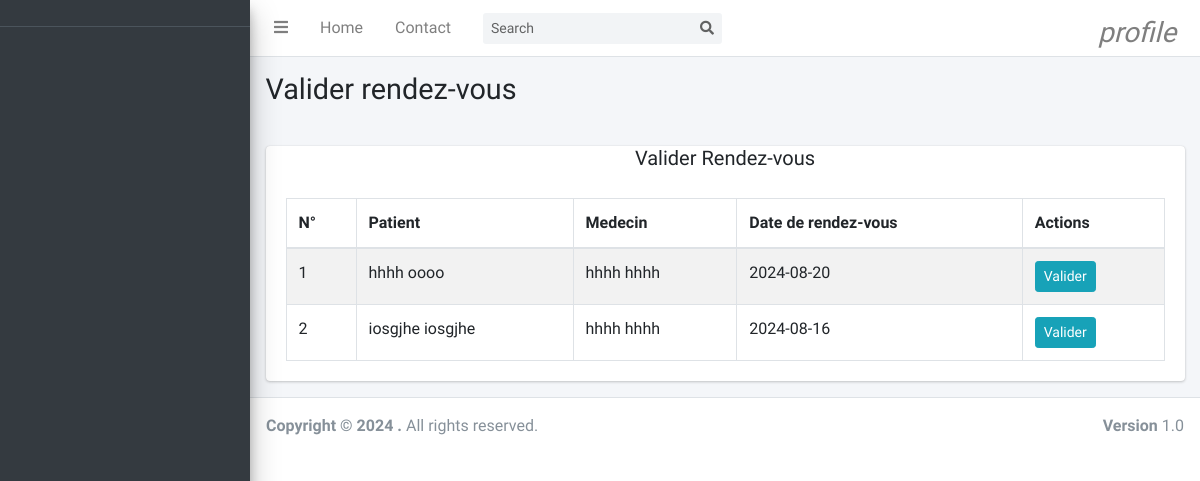
The page /views/afficher-rendez.php on the database as committed earlier.
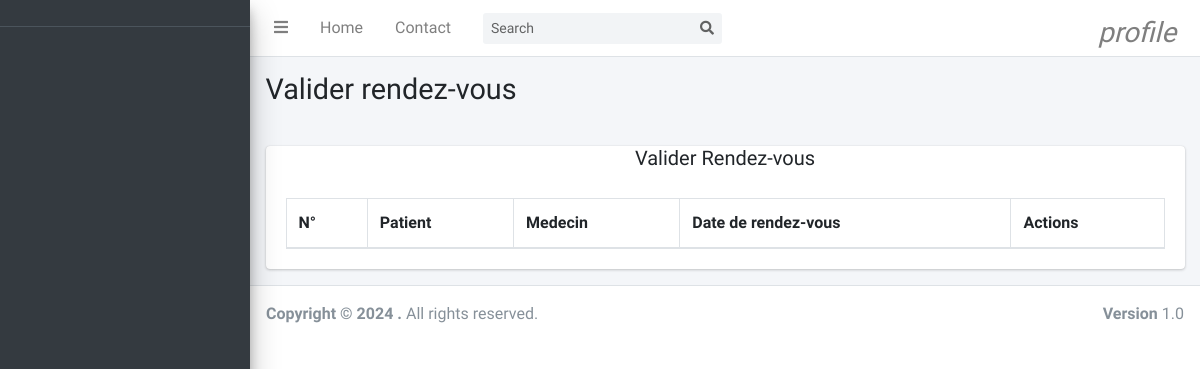
The same page on the database as committed later.
### tables this page shows
CREATE TABLE `patients` (
  `id` int(11) NOT NULL,
  `nom` text NOT NULL,
  `postnom` text NOT NULL,
  `prenom` text NOT NULL,
  `genre` text NOT NULL,
  `telephone` text NOT NULL,
  `adresse` text NOT NULL,
  `pwd` text NOT NULL,
  `supprimer` int(11) NOT NULL
);

CREATE TABLE `medecins` (
  `id` int(11) NOT NULL,
  `nom` text NOT NULL,
  `postnom` text NOT NULL,
  `prenom` text NOT NULL,
  `genre` text NOT NULL,
  `adresse` text NOT NULL,
  `telephone` text NOT NULL,
  `photo` text NOT NULL,
  `description` text NOT NULL,
  `pwd` text NOT NULL,
  `supprimer` int(11) NOT NULL
);

CREATE TABLE `rendez_vous` (
  `id` int(11) NOT NULL,
  `patient` int(11) NOT NULL,
  `medecin` int(11) NOT NULL,
  `date` date NOT NULL,
  `etat` int(11) NOT NULL,
  `supprimer` int(11) NOT NULL
);

### models/select/select-rendez-vous.php (called while the page is built, shortened)
<?php
    if(isset($_GET['search']) && !empty($_GET['search'])){
        $search=$_GET['search'];
        $getData=$connexion->prepare("SELECT * from rendez_vous WHERE supprimer=? AND nom LIKE ? OR postnom LIKE ? OR prenom LIKE ?
        OR genre LIKE ? OR adresse LIKE ? OR telephone LIKE ?");
        $getData->execute([0,  $search."%", $search."%", $search."%", $search."%", $search."%", $search."%"]);
    }
    else{
        $getData=$connexion->prepare("SELECT rendez_vous.id,patients.nom as nom_patient,patients.postnom as postnom_patient,medecins.nom as nom_medecin,medecins.postnom as postnom_medecin,rendez_vous.date as date FROM patients,medecins,rendez_vous WHERE patients.id=rendez_vous.patient AND medecins.id=rendez_vous.medecin AND patients.supprimer=0 AND medecins.supprimer=0 AND rendez_vous.supprimer=0 AND rendez_vous.etat=0");
        $getData->execute();
    }

### views/afficher-rendez.php (the view, shortened to what this page needs)
<?php
    include '../connexion/connexion.php';
    require_once('../models/select/select-rendez-vous.php');
?>
<!DOCTYPE html>
<html lang="en">
<head>
    <?php require_once('style.php'); ?>
</head>
<body>
     <?php require_once('aside.php') ?>
  <div class="content-wrapper">
    <section class="content-header">
      <div class="container-fluid">
        <div class="row mb-2">
          <div class="col-sm-12">
            <h1>Valider rendez-vous</h1>
          </div>
        </div>
      </div>
    </section>
    <section class="content">
      <div class="container-fluid">
        <div class="row">
          <div class="col-md-12">
            <div class="card">
             <h5 class="text-center">Valider Rendez-vous</h5>
            <div class="card-body">
              <table id="example1" class="table table-bordered table-striped">
                <thead>
                <tr>
                  <th>N°</th>
                  <th>Patient</th>
                  <th>Medecin</th>
                  <th>Date de rendez-vous</th>
                  <th>Actions</th>
                </tr>
                </thead>
                <tbody>
                  <?php
                  $n=0;
                  while($recup=$getData->fetch()){
                    $n++;
                  ?>
                <tr>
                  <td><?=$n;?></td>
                  <td><?=$recup["nom_patient"]. " ".$recup["postnom_patient"] ;?></td>
                  <td> <?=$recup["nom_medecin"]. " ".$recup["postnom_medecin"] ;?></td>
                  <td><?=$recup["date"];?></td>
                  <td>
                  <a href='rendez-vous.php?edit=<?=$recup['id'] ?>' class="btn btn-info btn-sm ">Valider</a>
                  </td>
                </tr>
                <?php }?>
              </table>
            </div>
          </div>
          </div>
      </div>
    </section>
  </div>
    <?php require_once('script.php') ?>
</body>
</html>

Rows that differ between the two databases and show on the page:
removed patients: nom "hhhh", postnom "oooo", medecins.nom "hhhh", medecins.postnom "hhhh", rendez_vous.date "2024-08-20"
removed patients: nom "iosgjhe", postnom "iosgjhe", medecins.nom "hhhh", medecins.postnom "hhhh", rendez_vous.date "2024-08-16"
